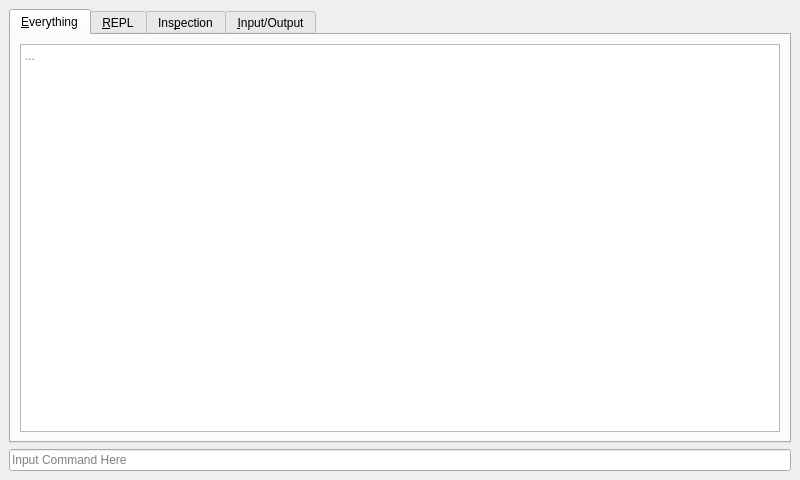
<?xml version="1.0" encoding="UTF-8"?>
<ui version="4.0">
 <class>MainWindow</class>
 <widget class="QMainWindow" name="MainWindow">
  <property name="geometry">
   <rect>
    <x>0</x>
    <y>0</y>
    <width>800</width>
    <height>480</height>
   </rect>
  </property>
  <property name="windowTitle">
   <string>Naive Debugger</string>
  </property>
  <property name="windowIcon">
   <iconset resource="resources.qrc">
    <normaloff>:/Tango-system-search-modified.png</normaloff>:/Tango-system-search-modified.png</iconset>
  </property>
  <widget class="QWidget" name="centralwidget">
   <layout class="QVBoxLayout" name="verticalLayout_6">
    <item>
     <widget class="QTabWidget" name="tabWidget">
      <property name="tabPosition">
       <enum>QTabWidget::North</enum>
      </property>
      <property name="currentIndex">
       <number>0</number>
      </property>
      <widget class="QWidget" name="everything">
       <attribute name="icon">
        <iconset resource="resources.qrc">
         <normaloff>:/Tango-go-home.png</normaloff>:/Tango-go-home.png</iconset>
       </attribute>
       <attribute name="title">
        <string>&amp;Everything</string>
       </attribute>
       <layout class="QVBoxLayout" name="verticalLayout_5">
        <item>
         <widget class="QTextBrowser" name="everythingText">
          <property name="placeholderText">
           <string>...</string>
          </property>
         </widget>
        </item>
       </layout>
      </widget>
      <widget class="QWidget" name="repl">
       <attribute name="icon">
        <iconset resource="resources.qrc">
         <normaloff>:/Tango-utilities-terminal.png</normaloff>:/Tango-utilities-terminal.png</iconset>
       </attribute>
       <attribute name="title">
        <string>&amp;REPL</string>
       </attribute>
       <layout class="QVBoxLayout" name="verticalLayout_4">
        <item>
         <widget class="QTextBrowser" name="replText">
          <property name="placeholderText">
           <string>...</string>
          </property>
         </widget>
        </item>
       </layout>
      </widget>
      <widget class="QWidget" name="inspection">
       <attribute name="icon">
        <iconset resource="resources.qrc">
         <normaloff>:/Tango-system-search-modified.png</normaloff>:/Tango-system-search-modified.png</iconset>
       </attribute>
       <attribute name="title">
        <string>Ins&amp;pection</string>
       </attribute>
       <layout class="QVBoxLayout" name="verticalLayout_3">
        <item>
         <widget class="QTextBrowser" name="inspectionText">
          <property name="placeholderText">
           <string>...</string>
          </property>
         </widget>
        </item>
       </layout>
      </widget>
      <widget class="QWidget" name="io">
       <attribute name="icon">
        <iconset resource="resources.qrc">
         <normaloff>:/Tango-drive-harddisk.png</normaloff>:/Tango-drive-harddisk.png</iconset>
       </attribute>
       <attribute name="title">
        <string>&amp;Input/Output</string>
       </attribute>
       <layout class="QVBoxLayout" name="verticalLayout">
        <item>
         <widget class="QTextBrowser" name="ioText">
          <property name="placeholderText">
           <string>...</string>
          </property>
         </widget>
        </item>
       </layout>
      </widget>
     </widget>
    </item>
    <item>
     <widget class="QLineEdit" name="cmdInput">
      <property name="placeholderText">
       <string>Input Command Here</string>
      </property>
     </widget>
    </item>
   </layout>
  </widget>
 </widget>
 <resources>
  <include location="resources.qrc"/>
 </resources>
 <connections/>
</ui>
